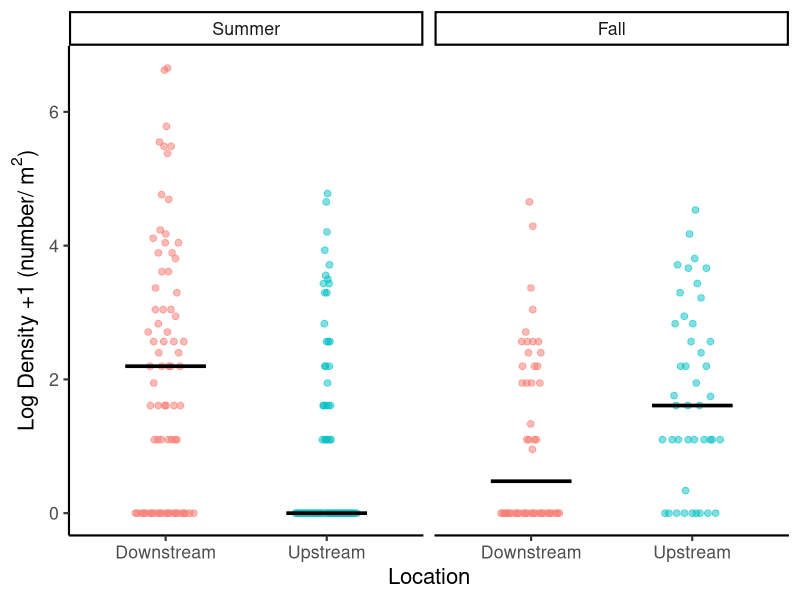
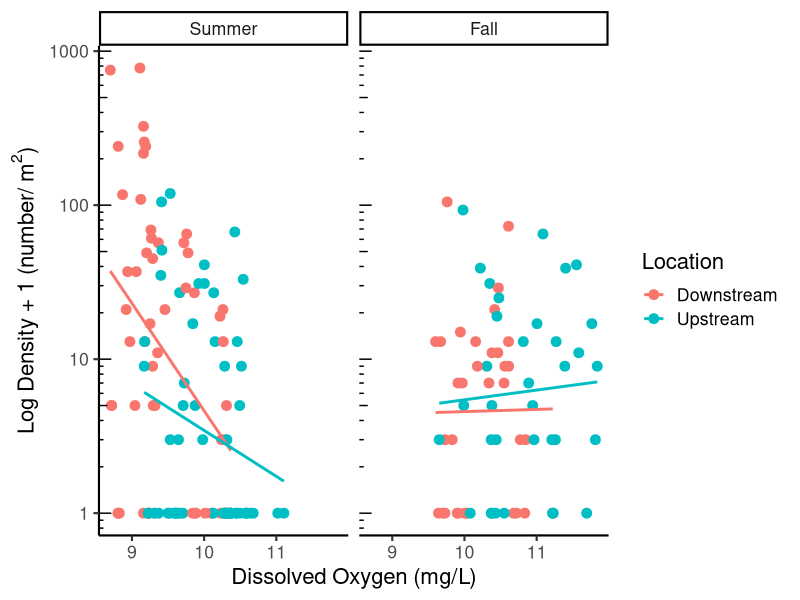

Source code (R) for these figures, in order:
## ---- chunk 1
#| message: false

library(tidyverse) ## for readr, dplyr, ggplot2
library(vegan) ## for calculating diversity measures (you can remove this if you are not calculating diversity measures)
library(ggbeeswarm) ## for jittering points
library(flextable) ## for making formatted tables

## ---- chunk 2

env <- read_csv("data/env.csv",
                 col_types = cols(date = col_date(format = "%Y-%m-%d"),
                  
                  location = col_factor(levels = c(
                    "Downstream","Upstream")), 
                  
                  season = col_factor(levels = c("Summer","Fall")), 
                  
                  year = col_factor()
                 )) 

macros <- read_csv("data/macros.csv",
                 col_types = cols(date = col_date(format = "%Y-%m-%d"),
                  
                  location = col_factor(levels = c(
                    "Downstream","Upstream")), 
                  
                  season = col_factor(levels = c("Summer","Fall")), 
                  
                  year = col_factor()
                 )) 


master.taxa <- read_csv("data/master.taxa.csv") %>% 
  distinct()


waterQ <- read_csv("data/waterQ.csv",
                 col_types = cols(date = col_date(format = "%Y-%m-%d"),
                  
                  location = col_factor(levels = c(
                    "Downstream","Upstream")), 
                  
                  season = col_factor(levels = c("Summer","Fall")), 
                  
                  year = col_factor()
                 )) 


## ---- chunk 3

#calculate limpet density for each sampleID
limpet.density <- macros %>% 
  
  #join taxa info
  left_join(., master.taxa) %>%
  
  # Summarize for each sampleID and each family 
  # change group_by function to remove or add grouping variables as needed 
  # if you want a specific group of organisms, add that column name into 
  # the list of grouping variables (family, organism_aggr, FFG, etc)
  # then filter for the organism or group you want
  group_by(sampleID, family) %>% 
  dplyr::summarise (density = sum(invDens, na.rm = TRUE)) %>% 

  #fill in group combos where there were none present with zeros
  ungroup() %>% 
  complete(sampleID, family,
           fill = list(density = 0)) %>% 
  
  #filter for limpets
  filter(family == "Ancylidae")

#get sample info
sample.info <- macros %>%
  select(date, sampleID, season, year, location, benthicArea) %>% 
  distinct()

#add sample info back to density data
limpet.density <- left_join(limpet.density, sample.info)


#select desired variables from env
env2 <- env %>% 
  select(date, sampleID, season, year, location, 
         depth, per_rock, pH, DO, wTemp, light, flow,
         mon.precip, mon.ADD) 

#add env variables to density data
limpet.df <- left_join(limpet.density, env2) 


## ---- chunk 4

table.sum <- limpet.df %>% 
  
  #summarize by date, year, season, location (to get number of microhabs sampled per date)
  group_by(date, season, location) %>% 
    summarize(
      area = sum(benthicArea),
      samples = n()
      ) %>% 


  #summarize by season, year, location 
  group_by(season, location) %>% 
    summarize(
      dates = str_c(date, collapse = ", "),
      samples = sum(samples),
      area = sum(area),
      )  

table.sum

## ---- chunk 5
#| include: false

#create the formatted
ft <- flextable(table.sum)

#create header labels
ft <- set_header_labels(ft,
                        season = "Season",
                        location = "Location",
                        dates = "Sampling Dates",
                        samples = "# of Samples",
                        area = "Total Area Sampled (m^2)"
                        )


#bold the headings
ft <- bold(ft, part="header")

ft <- merge_v(ft, j = ~ season)

#set table properties
ft <- set_table_properties(ft, layout = "autofit", width = 1)

#center columns
ft <- align(ft, align = "center", part = "all" )


#add lines between year x season
ft <- theme_vanilla(ft) %>% 
  fontsize(size = 10)

ft <- fix_border_issues(ft)

#print table
ft

#send to MS Word if desired
#comment out or delete the line below before you knit an R Markdown document
#print(ft, preview = "docx") # can change this to "html" or "pptx"

#see https://davidgohel.github.io/flextable/ for more information and formatting options


## ---- chunk 6

#before you run this code, make sure your dataframe has all the necessary columns
#you need season, year, location, mon.ADD, mon.precip

weather.sum <- limpet.df %>%  #put the name of your wrangled data here
  
  #summarize by date, season, year, & location (to get number of microhabs and area sampled per date)
  group_by(season, year) %>% 
  summarize(
    mon.ADD = round(mean(mon.ADD, na.rm=TRUE), digits=0),
    mon.precip = round(mean(mon.precip, na.rm=TRUE), digits=0)
  )  


weather.sum


## ---- chunk 7
#| include: false

#To get a formatted table, make sure that the {flextable} package is loaded
#If you want to format the table yourself, then don't use this code


#create the formatted table
ft <- flextable(weather.sum)

#create header labels
ft <- set_header_labels(ft,
                        season = "Season",
                        year = "Year",
                        location = "Location",
                        mon.ADD = "Monthly Accumulated Degree Days",
                        mon.precip = "Monthly Total Precipitation (mm)"
                        )


#bold the headings
ft <- bold(ft, part="header")

ft <- merge_v(ft, j = ~ season)

#set table properties
ft <- set_table_properties(ft, layout = "autofit", width = 1)

#center columns
ft <- align(ft, align = "center", part = "all" )


#add lines between year x season
ft <- theme_vanilla(ft) %>% 
  fontsize(size = 10)

ft <- fix_border_issues(ft)

#print the table
#comment out or delete the line below before you render a quarto document
ft

#send to MS Word if desired
#remove the hashtag in front of the word print below to send this table to Word
#comment out or delete the line below before you render a quarto document
#print(ft, preview = "docx") # can change this to "html" or "pptx"

#see https://davidgohel.github.io/flextable/ for more information and formatting options


## ---- chunk 8

# the code below will calculate descriptive statistics for a variable of interest grouped by another variable

density.sum <- limpet.df %>% # put the name of the data frame here
  filter(!is.na(density)) %>% # remove missing values from the variable of interest
  group_by(season, location) %>% # put the name of the grouping variable(s) here
  summarize(mean = mean(density), # put the name of the variable you want to summarize in this & following blanks
            median = median(density), 
            SD = sd(density), 
            IQR = IQR(density), 
            min = min(density),
            max = max(density),
            N = n())

density.sum


DO.sum <- limpet.df %>% # put the name of the data frame here
  filter(!is.na(DO)) %>% # remove missing values from the variable of interest
  group_by(season, location) %>% # put the name of the grouping variable(s) here
  summarize(mean = mean(DO), # put the name of the variable you want to summarize in this & following blanks
            median = median(DO), 
            SD = sd(DO), 
            IQR = IQR(DO), 
            min = min(DO),
            max = max(DO),
            N = n())
DO.sum

## ---- chunk 9

limpet.df %>% 
 # filter(season == "Fall") %>% 

ggplot(
  data = .,   #put the data frame name here
  aes(x = location, y = log(density+1),                 #1st factor = x, continuous variable = y,
      fill = location, color = location)) +       #2nd factor = fill & color
  geom_quasirandom( 
    shape=21, size=2, alpha = 0.5, width=0.2, #play with these values as needed
    dodge.width = 1,  show.legend = FALSE) + #adjust the dodge width as needed
  stat_summary(fun = median, 
               fun.min = median, 
               fun.max = median, #change median to mean if desired
               geom = "crossbar", na.rm = TRUE,
               width = 0.5, size = 0.5, #play with these values as needed
               color = "black",
               position=position_dodge(width=1), #match this width to dodge.width above
               show.legend = FALSE) + 
  ylab(bquote("Log Density +1 (number/"~m^2*")")) +
  xlab("Location") +
  coord_cartesian(expand=TRUE) +
  theme_classic(base_size=16) +
  facet_wrap(vars(season))   #3rd factor here


## ---- chunk 10

limpet.df %>% 
ggplot(
  data = ., 
  aes(x = DO, y = density+1, color = location)) + 
  geom_point(size = 3) +                   #play with the point attributes as needed
  geom_smooth(method = "lm", se = FALSE) + #adds line of best fit
  ylab(bquote("Log Density + 1 (number/"~m^2*")")) +
  xlab("Dissolved Oxygen (mg/L)") +
  labs(color = "Location") +
  theme_classic(base_size = 16) +
  scale_y_log10() +     #changes y-axis to log-scale
  annotation_logticks(sides = "l") + # adds log-scale tick marks to the left axis 
  facet_wrap(vars(season)) 

  
## ---- chunk 11

sessionInfo()

## ---- chunk 12

#citation info for base R 
citation()

## ---- chunk 13

#citation info for base R 
citation("tidyverse")
